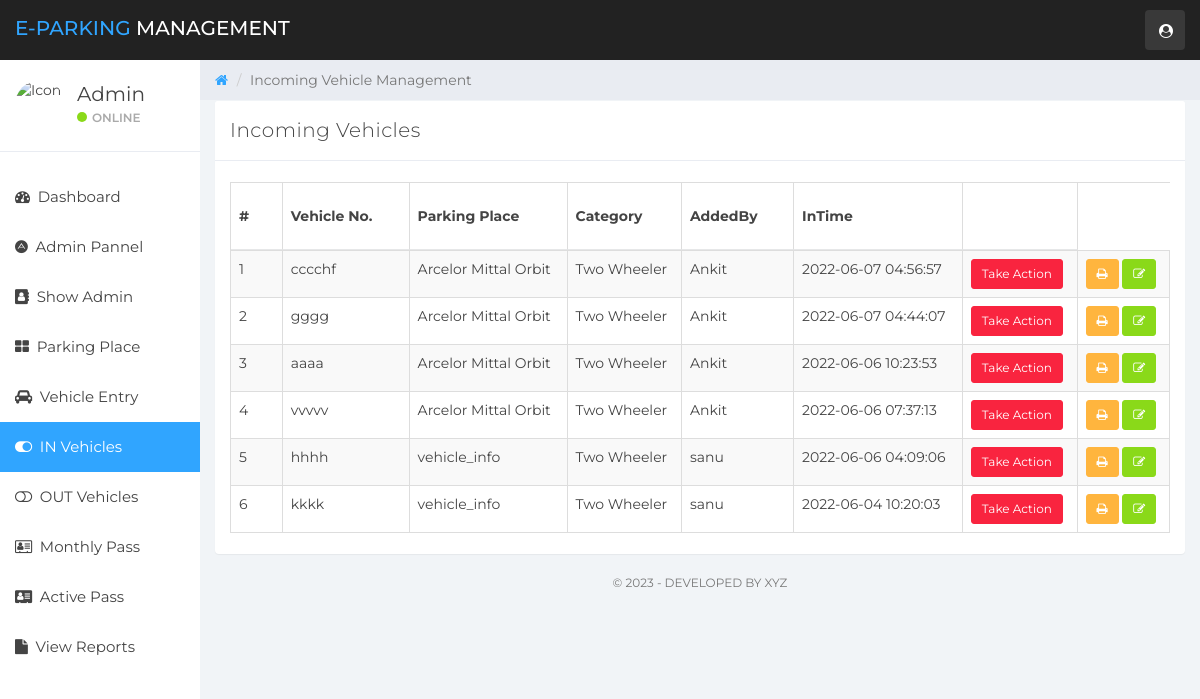
The page /in-vehicles.php (signed in) on the database its author committed.
### tables this page shows
CREATE TABLE `vehicle_info` (
  `ID` int(10) NOT NULL,
  `Parkingplace` varchar(30) NOT NULL,
  `ParkingNumber` int(5) NOT NULL,
  `AddedBy` varchar(30) NOT NULL,
  `RemoveBy` varchar(30) NOT NULL,
  `VehicleCategory` varchar(120) NOT NULL,
  `RegistrationNumber` varchar(120) DEFAULT NULL,
  `Regular` varchar(30) NOT NULL,
  `InTime` timestamp NULL DEFAULT current_timestamp(),
  `OutTime` timestamp NULL DEFAULT NULL ON UPDATE current_timestamp(),
  `ParkingCharge` varchar(120) NOT NULL,
  `Remark` mediumtext NOT NULL,
  `Status` varchar(5) NOT NULL
);

### in-vehicles.php (the view, shortened to what this page needs)
<?php
    include('includes/dbconn.php');
    if (strlen($_SESSION['vpmsaid']==0)) {
        header('location:logout.php');
        } else {
?>
<!DOCTYPE html>
<html>
<head>
	<link href="css/bootstrap.min.css" rel="stylesheet">
	<link href="css/font-awesome.min.css" rel="stylesheet">
    <link href="css/datatable.css" rel="stylesheet">
	<link href="css/datepicker3.css" rel="stylesheet">
	<link href="css/styles.css" rel="stylesheet">
</head>
<body>
        <?php include 'includes/navigation.php' ?>
		<?php
		include 'includes/sidebar.php'
		?>
	<div class="col-sm-9 col-sm-offset-3 col-lg-10 col-lg-offset-2 main">
		<div class="row">
			<ol class="breadcrumb">
				<li><a href="dashboard.php">
					<em class="fa fa-home"></em>
				</a></li>
				<li class="active">Incoming Vehicle Management</li>
			</ol>
		</div>
		<div class="row">
			<div class="col-lg-12">
			</div>
		</div>
		<div class="row">
				<div class="col-lg-12">
					<div class="panel panel-default">
						<div class="panel-heading">Incoming Vehicles</div>
						<div class="panel-body">
                        <table id="example" class="table table-striped table-hover table-bordered" style="width:100%">
        <thead>
            <tr>
                <th>#</th>
                <th>Vehicle No.</th>
                <th>Parking Place</th>
                <th>Category</th>
                <th>AddedBy</th>
                <th>InTime</th>
                <th></th>
            </tr>
        </thead>
        <tbody>
        <?php
        $ret=mysqli_query($con,"SELECT * FROM vehicle_info Where  Status=' ' ORDER BY InTime DESC");
        $cnt=1;
        while ($row=mysqli_fetch_array($ret)) {
        ?>
            <tr>
            <td><?php echo $cnt;?></td>
            <td><?php  echo $row['RegistrationNumber'];?></td>
            <td><?php  echo $row['Parkingplace'];?></td>
            <td><?php  echo $row['VehicleCategory'];?></td>
            <td><?php  echo $row['AddedBy'];?></td>
            <td><?php  echo $row['InTime'];?></td>
			<td><a href="update-incomingdetail.php?updateid=<?php echo $row['ID'];?>"><button type="button" class="btn btn-sm btn-danger">Take Action</button></a>
            </td>
            <td>   <a href="print.php?vid=<?php echo $row['ID'];?>"><button type="button" class="btn btn-sm btn-warning"> <i class="fa fa-print"></i></button>
			<a href="update_info.php?editid=<?php echo $row['ID'];?>"> <button class="btn btn-success btn-sm"><i class="fa fa-edit"></i></button> </a>
            </td>
            </tr>
                <?php $cnt=$cnt+1;}?>
        </tbody>
    </table>
						</div>
					</div>
				</div>
</div>
        <?php include 'includes/footer.php'?>
	</div>
</body>
</html>
<?php }  ?>

### css/datatable.css (style rules this page uses)
table.dataTable { clear: both; margin-top: 6px !important; margin-bottom: 6px !important; max-width: none !important; border-collapse: separate !important; border-spacing: 0; }
table.dataTable td, table.dataTable th { -webkit-box-sizing: content-box; box-sizing: content-box; }
table.dataTable > thead > tr > th:not(.sorting_disabled), table.dataTable > thead > tr > td:not(.sorting_disabled) { padding-right: 30px; }
table.table-bordered.dataTable { border-right-width: 0; }
table.table-bordered.dataTable th, table.table-bordered.dataTable td { border-left-width: 0; }
table.table-bordered.dataTable th:last-child, table.table-bordered.dataTable th:last-child, table.table-bordered.dataTable td:last-child, table.table-bordered.dataTable td:last-child { border-right-width: 1px; }
table.table-bordered.dataTable tbody th, table.table-bordered.dataTable tbody td { border-bottom-width: 0; }

### css/styles.css (style rules this page uses)
body { background: #f1f4f7; padding-top: 60px; font-size: 14px; color: #444444; font-family: "Montserrat", "Helvetica Neue", Helvetica, Arial, sans-serif; }
a, a:hover, a:focus { color: #30a5ff; }
.btn-success, .btn-success:hover, .btn-success:focus, .btn-success:active, .btn-success.active, .open > .dropdown-toggle.btn-success, .btn-success.disabled, .btn-success[disabled], fieldset[disabled] .btn-success, .btn-success.disabled:hover, .btn-success[disabled]:hover, fieldset[disabled] .btn-success:hover, .btn-success.disabled:focus, .btn-success[disabled]:focus, fieldset[disabled] .btn-success:focus, .btn-success.disabled:active, .btn-success[disabled]:active, fieldset[disabled] .btn-success:active, .btn-success.disabled.active, .btn-success[disabled].active, fieldset[disabled] .btn-success.active { background-color: #8ad919; border-color: #8ad919; }
.btn-warning, .btn-warning:hover, .btn-warning:focus, .btn-warning:active, .btn-warning.active, .open > .dropdown-toggle.btn-warning, .btn-warning.disabled, .btn-warning[disabled], fieldset[disabled] .btn-warning, .btn-warning.disabled:hover, .btn-warning[disabled]:hover, fieldset[disabled] .btn-warning:hover, .btn-warning.disabled:focus, .btn-warning[disabled]:focus, fieldset[disabled] .btn-warning:focus, .btn-warning.disabled:active, .btn-warning[disabled]:active, fieldset[disabled] .btn-warning:active, .btn-warning.disabled.active, .btn-warning[disabled].active, fieldset[disabled] .btn-warning.active { background-color: #ffb53e; border-color: #ffb53e; }
.btn-danger, .btn-danger:hover, .btn-danger:focus, .btn-danger:active, .btn-danger.active, .open > .dropdown-toggle.btn-danger, .btn-danger.disabled, .btn-danger[disabled], fieldset[disabled] .btn-danger, .btn-danger.disabled:hover, .btn-danger[disabled]:hover, fieldset[disabled] .btn-danger:hover, .btn-danger.disabled:focus, .btn-danger[disabled]:focus, fieldset[disabled] .btn-danger:focus, .btn-danger.disabled:active, .btn-danger[disabled]:active, fieldset[disabled] .btn-danger:active, .btn-danger.disabled.active, .btn-danger[disabled].active, fieldset[disabled] .btn-danger.active { background-color: #f9243f; border-color: #f9243f; }
.panel { border: 0; }
.panel-heading { font-size: 20px; font-weight: 300; letter-spacing: 0.025em; height: 60px; line-height: 38px; }
.panel-default .panel-heading { background: #fff; border-bottom: 1px solid #e9ecf2; color: #444444; }
.breadcrumb { border-radius: 0; padding: 10px 15px 10px 15px; background: #e9ecf2; margin: 0; }
.table { background: #fff; }
.table > thead > tr > th { border-bottom: 1px solid #e6e7e8; vertical-align: middle; height: 50px; }

### rows shown on the page
vehicle_info: RegistrationNumber "cccchf", Parkingplace "Arcelor Mittal Orbit", VehicleCategory "Two Wheeler", AddedBy "Ankit", InTime "2022-06-07 04:56:57"
vehicle_info: RegistrationNumber "gggg", Parkingplace "Arcelor Mittal Orbit", VehicleCategory "Two Wheeler", AddedBy "Ankit", InTime "2022-06-07 04:44:07"
vehicle_info: RegistrationNumber "aaaa", Parkingplace "Arcelor Mittal Orbit", VehicleCategory "Two Wheeler", AddedBy "Ankit", InTime "2022-06-06 10:23:53"
vehicle_info: RegistrationNumber "vvvvv", Parkingplace "Arcelor Mittal Orbit", VehicleCategory "Two Wheeler", AddedBy "Ankit", InTime "2022-06-06 07:37:13"
vehicle_info: RegistrationNumber "hhhh", Parkingplace "vehicle_info", VehicleCategory "Two Wheeler", AddedBy "sanu", InTime "2022-06-06 04:09:06"
vehicle_info: RegistrationNumber "kkkk", Parkingplace "vehicle_info", VehicleCategory "Two Wheeler", AddedBy "sanu", InTime "2022-06-04 10:20:03"
